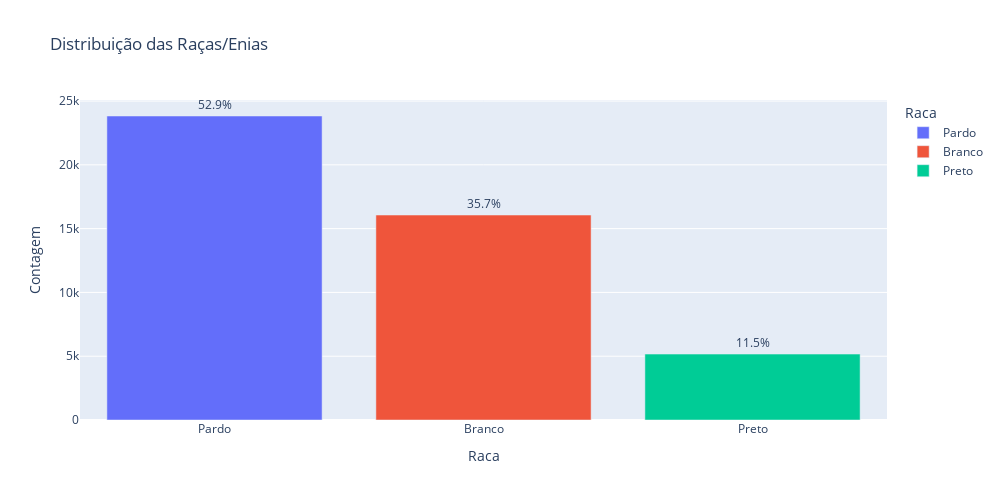

The notebook cell saved with this chart:
### Code cell
contagem = df["Raca_etnia_categoria"].value_counts().reset_index()
contagem.columns = ['Raca', 'Contagem']
contagem = contagem.sort_values(by='Contagem', ascending=False)

# Calculando a frequência relativa.
contagem['Frequencia (%)'] = (contagem['Contagem'] / contagem['Contagem'].sum()) * 100


# Supondo que a coluna de nível de instrução seja 'NivelInstrucao'
fig = px.bar(
    contagem,
    x='Raca',
    y='Contagem',
    labels={'count': 'Contagem', 'Raca_etnia_categoria': 'Raça/Etnia'},
    title='Distribuição das Raças/Enias',
    color='Raca',
    text=contagem['Frequencia (%)'].round(1).astype(str) + '%'
)

fig.update_traces(textposition='outside')

fig.update_layout(
    width=1000,
    height=500,
)

fig.show()

### Figure 1 — Plotly figure (JSON) as saved in the notebook; plotly's stock layout.template omitted (floating-point values rounded to 4 significant figures)
{"data": [{"alignmentgroup": "True", "hovertemplate": "Raca=%{x}<br>Contagem=%{y}<br>text=%{text}<extra></extra>", "legendgroup": "Pardo", "marker": {"color": "#636efa", "pattern": {"shape": ""}}, "name": "Pardo", "offsetgroup": "Pardo", "orientation": "v", "showlegend": true, "text": ["52.9%"], "textposition": "outside", "type": "bar", "x": ["Pardo"], "xaxis": "x", "y": [23828], "yaxis": "y"}, {"alignmentgroup": "True", "hovertemplate": "Raca=%{x}<br>Contagem=%{y}<br>text=%{text}<extra></extra>", "legendgroup": "Branco", "marker": {"color": "#EF553B", "pattern": {"shape": ""}}, "name": "Branco", "offsetgroup": "Branco", "orientation": "v", "showlegend": true, "text": ["35.7%"], "textposition": "outside", "type": "bar", "x": ["Branco"], "xaxis": "x", "y": [16065], "yaxis": "y"}, {"alignmentgroup": "True", "hovertemplate": "Raca=%{x}<br>Contagem=%{y}<br>text=%{text}<extra></extra>", "legendgroup": "Preto", "marker": {"color": "#00cc96", "pattern": {"shape": ""}}, "name": "Preto", "offsetgroup": "Preto", "orientation": "v", "showlegend": true, "text": ["11.5%"], "textposition": "outside", "type": "bar", "x": ["Preto"], "xaxis": "x", "y": [5166], "yaxis": "y"}], "layout": {"barmode": "relative", "height": 500, "legend": {"title": {"text": "Raca"}, "tracegroupgap": 0}, "title": {"text": "Distribuição das Raças/Enias"}, "width": 1000, "xaxis": {"anchor": "y", "autorange": true, "categoryarray": ["Pardo", "Branco", "Preto"], "categoryorder": "array", "domain": [0, 1], "range": [-0.5, 2.5], "title": {"text": "Raca"}, "type": "category"}, "yaxis": {"anchor": "x", "autorange": true, "domain": [0, 1], "range": [0, 25080.0], "title": {"text": "Contagem"}, "type": "linear"}}}
